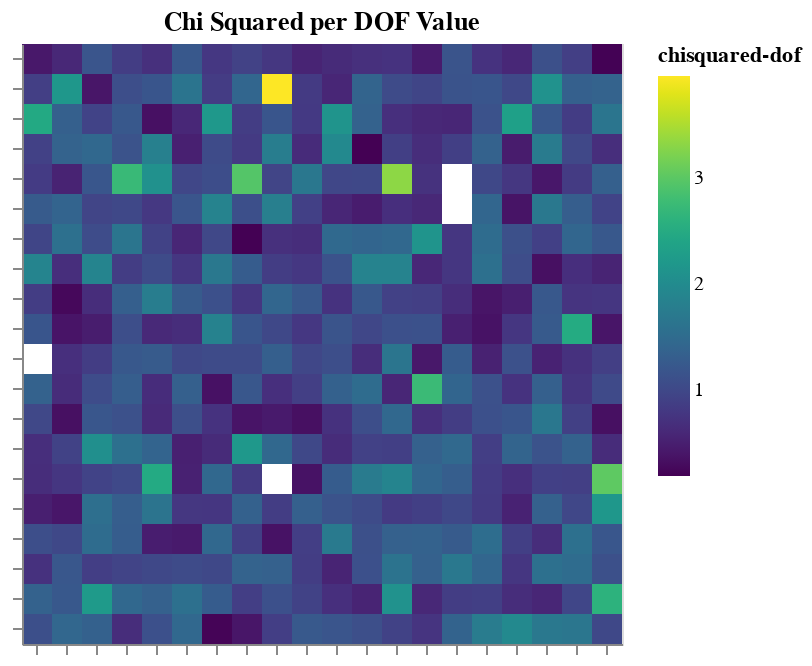

Notebook code cell kept with this figure:
### Markdown cell above
This Density Map displays the numbers of galaxies found in each cell.

### Code cell
pz.chiSquaredMap(title="Chi Squared per DOF Value")

### Figure 1 — Vega-Lite specification as saved in the notebook (floating-point values rounded to 4 significant figures; data arrays with more than 128 entries replaced by an {"elided": "..."} marker saying what was removed)
{"config": {"view": {"continuousWidth": 400, "continuousHeight": 300}}, "data": {"name": "data-02ff08a1b4e2c9c6eccc8e5a6328e49c"}, "mark": "rect", "encoding": {"color": {"type": "quantitative", "field": "chisquared-dof", "scale": {"scheme": "viridis", "type": "linear"}}, "x": {"type": "ordinal", "axis": {"labels": false, "title": null}, "field": "x"}, "y": {"type": "ordinal", "axis": {"labels": false, "title": null}, "field": "y"}}, "height": 300, "title": "Chi Squared per DOF Value", "width": 300, "$schema": "https://vega.github.io/schema/vega-lite/v4.8.1.json", "datasets": {"data-02ff08a1b4e2c9c6eccc8e5a6328e49c": {"elided": "400 records"}}}
